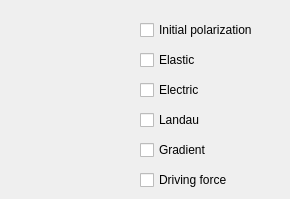
   <widget class="QWidget" name="tab">
    <attribute name="title">
     <string>Output</string>
    </attribute>
    <widget class="QCheckBox" name="pStart_CB">
     <property name="geometry">
      <rect>
       <x>140</x>
       <y>20</y>
       <width>141</width>
       <height>20</height>
      </rect>
     </property>
     <property name="layoutDirection">
      <enum>Qt::LeftToRight</enum>
     </property>
     <property name="text">
      <string>Initial polarization</string>
     </property>
    </widget>
    <widget class="QCheckBox" name="outputElastic_CB">
     <property name="geometry">
      <rect>
       <x>140</x>
       <y>50</y>
       <width>86</width>
       <height>20</height>
      </rect>
     </property>
     <property name="layoutDirection">
      <enum>Qt::LeftToRight</enum>
     </property>
     <property name="text">
      <string>Elastic</string>
     </property>
    </widget>
    <widget class="QCheckBox" name="outputElectric_CB">
     <property name="geometry">
      <rect>
       <x>140</x>
       <y>80</y>
       <width>86</width>
       <height>20</height>
      </rect>
     </property>
     <property name="layoutDirection">
      <enum>Qt::LeftToRight</enum>
     </property>
     <property name="text">
      <string>Electric</string>
     </property>
    </widget>
    <widget class="QCheckBox" name="outputLandau_CB">
     <property name="geometry">
      <rect>
       <x>140</x>
       <y>110</y>
       <width>86</width>
       <height>20</height>
      </rect>
     </property>
     <property name="layoutDirection">
      <enum>Qt::LeftToRight</enum>
     </property>
     <property name="text">
      <string>Landau</string>
     </property>
    </widget>
    <widget class="QCheckBox" name="outputGradient_CB">
     <property name="geometry">
      <rect>
       <x>140</x>
       <y>140</y>
       <width>86</width>
       <height>20</height>
      </rect>
     </property>
     <property name="layoutDirection">
      <enum>Qt::LeftToRight</enum>
     </property>
     <property name="text">
      <string>Gradient</string>
     </property>
    </widget>
    <widget class="QCheckBox" name="outputDriving_CB">
     <property name="geometry">
      <rect>
       <x>140</x>
       <y>170</y>
       <width>101</width>
       <height>20</height>
      </rect>
     </property>
     <property name="layoutDirection">
      <enum>Qt::LeftToRight</enum>
     </property>
     <property name="text">
      <string>Driving force</string>
     </property>
    </widget>
   </widget>
